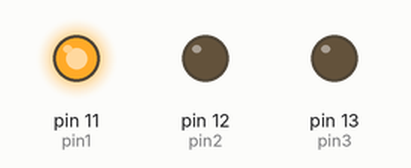
A sketch run on a simulated Arduino Uno, built with avr-gcc and run on an emulated ATmega328P. Parts: output pins drawn as LEDs (lit = HIGH).

Above: at 0.5 s.
At 1.5 s:
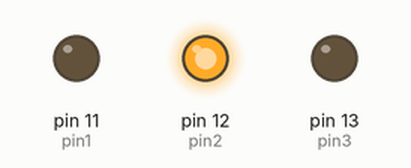
At 5.5 s:
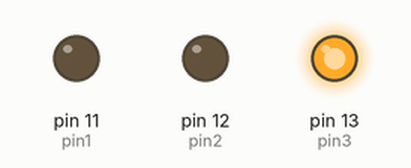
Timing chart, 0 to 6.9 s (numbered marks = the images above):
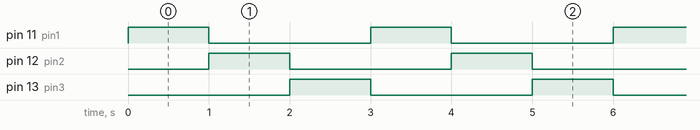

The sketch:

traffic_lights.ino
```cpp
int pin1 = 11;
int pin2 = 12;
int pin3 = 13;

void setup() {
  // put your setup code here, to run once:
  pinMode(pin1, OUTPUT);
  pinMode(pin2, OUTPUT);
  pinMode(pin3, OUTPUT);
}

void loop() {
  // put your main code here, to run repeatedly:
  digitalWrite(pin1, HIGH);
  digitalWrite(pin2, LOW);
  digitalWrite(pin3, LOW);

  delay(1000);

  digitalWrite(pin1, LOW);
  digitalWrite(pin2, HIGH);
  digitalWrite(pin3, LOW);

  delay(1000);

  digitalWrite(pin1, LOW);
  digitalWrite(pin2, LOW);
  digitalWrite(pin3, HIGH);

  delay(1000);

}
```

Measured:
- by itself, pin 11 (pin1), pin 12 (pin2), pin 13 (pin3): alternates HIGH for 1.0 s and LOW for 2.0 s
- by itself, everything shown: repeats every 3.0 s, in 3 steps
